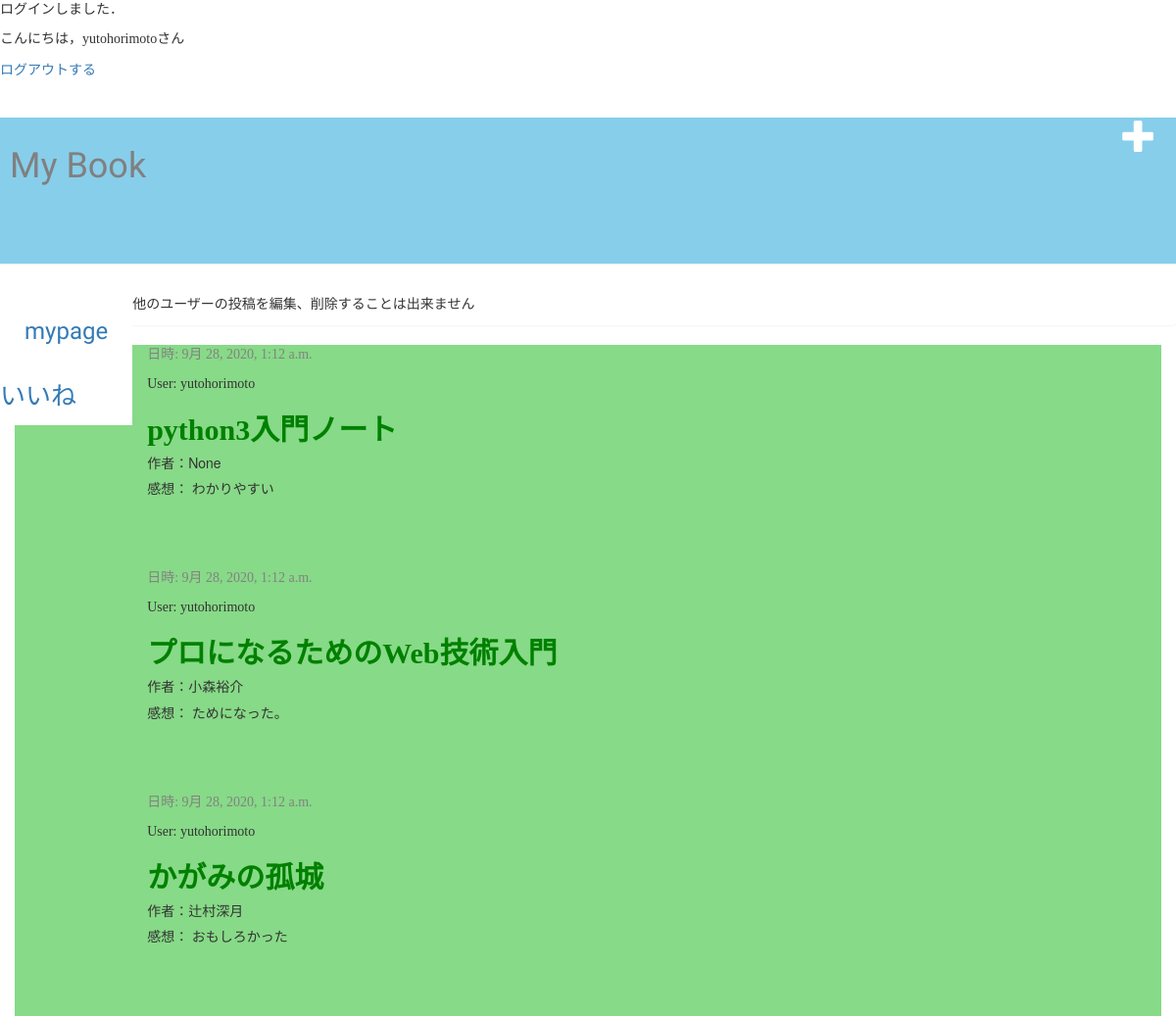
The page /mypage/ (signed in) on the database as committed earlier.
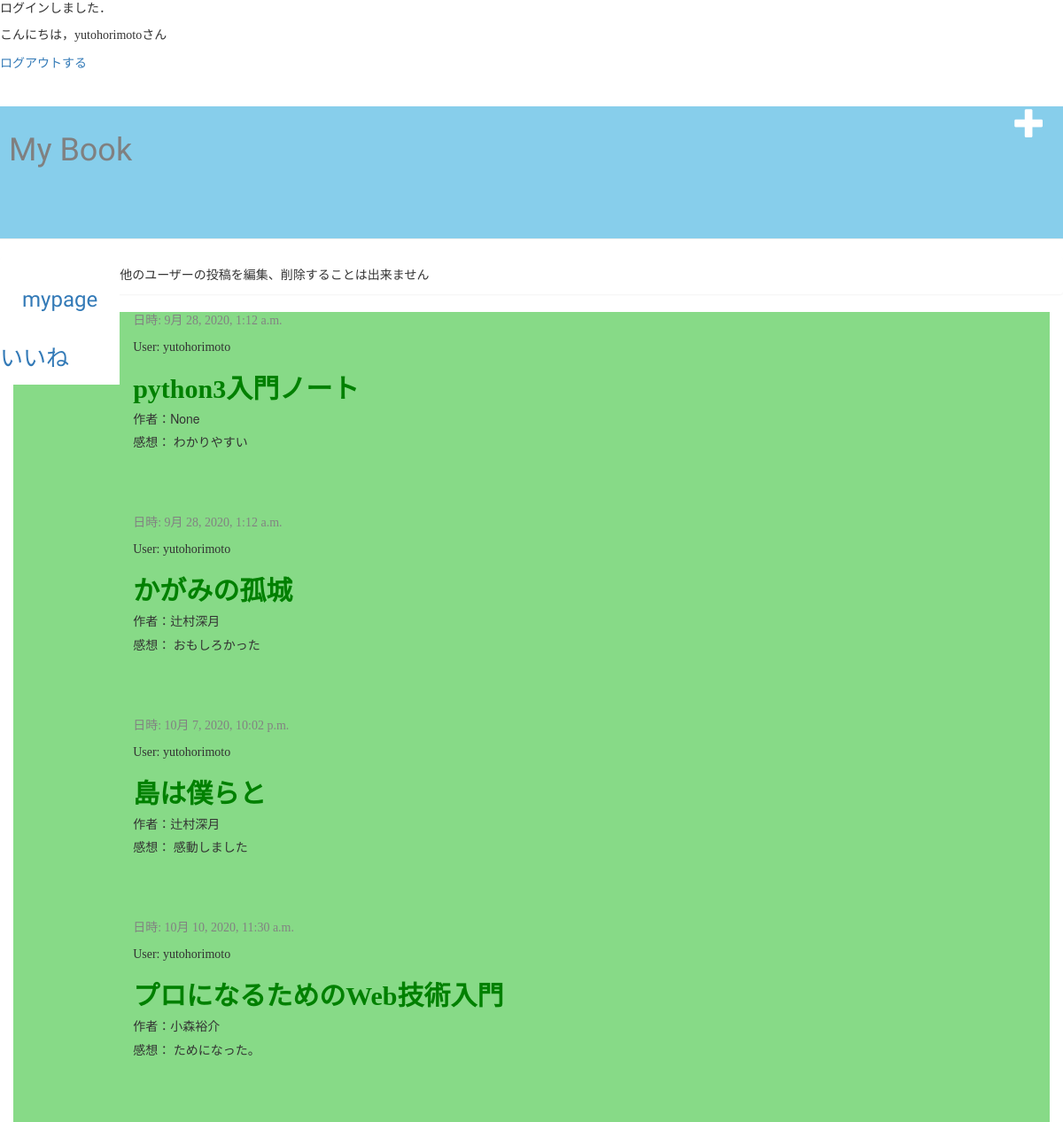
The same page on the database as committed later.
### mybook/models.py (models this page shows, shortened)
class Post(models.Model):
    author = models.ForeignKey(settings.AUTH_USER_MODEL, on_delete=models.CASCADE)
    book_title = models.CharField(max_length=50)
    book_author = models.CharField(max_length=20,blank=True, null=True)
    book_label = models.IntegerField(choices=label_choices,blank=True, null=True)
    book_int = models.CharField(max_length=200,blank=True, null=True)
    text = models.TextField()
    rate = models.IntegerField(choices = rate_choice ,blank=False, default=1)
    like_num = models.IntegerField(default=0)
    created_date = models.DateTimeField(default=timezone.now)
    published_date = models.DateTimeField(blank=True, null=True)

### mybook/views.py (the view)
# urls.py: path('mypage/',views.MyPageView.as_view(),name ='mypage'),
class MyPageView(ListView):
    template_name = 'mybook/mypage.html'
    context_object_name = 'posts'
    def get_queryset(self):
        queryset = Post.objects.filter(published_date__lte=timezone.now(),author=self.request.user).order_by('published_date')
        return queryset

### mybook/templates/mybook/mypage.html (shortened to what this page needs)
{% load static %}
<html>
    <head>
        <link rel="stylesheet" href="//maxcdn.bootstrapcdn.com/bootstrap/3.2.0/css/bootstrap.min.css">
        <link rel="stylesheet" href="//maxcdn.bootstrapcdn.com/bootstrap/3.2.0/css/bootstrap-theme.min.css">
        <link rel="stylesheet" href="{% static 'css/mybook.css' %}">
    </head>
    <body>
            {% if user.id  %}
            <p>ログインしました．</p>
            <p>こんにちは，{{ user.username }}さん</p>
            <a href="{% url 'logout' %}">ログアウトする</a>
            {% else %}
            <a href="{% url 'login' %}">ログイン</a>
            <a href="{% url 'create_account' %}">アカウント作成</a>
            {% endif %}
        <div  class="page-header">
            <a href="{% url 'post_new' %}" class="top-menu"><span class="glyphicon glyphicon-plus"></span></a>
            <h1><a href="/">My Book</a></h1>
        </div>
        <div class ='mypage'>
            <h3><a href ="{% url 'mypage' %}">mypage</a></h3>
            <p><a href ="{% url 'mylike' %}">いいね</a></p>
        </div>
        <div class='alert'>
            <p>他のユーザーの投稿を編集、削除することは出来ません</p>
        </div>
        <div class="content container">
            <div class="row">
                <div class="col-md-8">
                    {% for post in posts %}
                    <div class="post">
                        <div class="date">
                            <p>日時: {{ post.published_date }}</p>
                        </div>
                        <p>User: {{ post.author}}</p>
                        <h2><a href="{% url 'post_detail' pk=post.pk %}">{{ post.book_title }}</a></h2>
                        <h5>作者：{{post.book_author}}</h5>
                        <p>感想： {{ post.text|linebreaksbr }}</p>
                    </div>
                {% endfor %}
                </div>
            </div>
        </div>
    </body>
</html>

Rows that differ between the two databases and show on the page:
shown differently, row unchanged: Post "かがみの孤城": moves up the list
added Post: published_date "10月 7, 2020, 10:02 p.m.", author "yutohorimoto", book_title "島は僕らと", book_author "辻村深月", text "感動しました"
changed Post "プロになるためのWeb技術入門": published_date "9月 28, 2020, 1:12 a.m." → "10月 10, 2020, 11:30 a.m."
